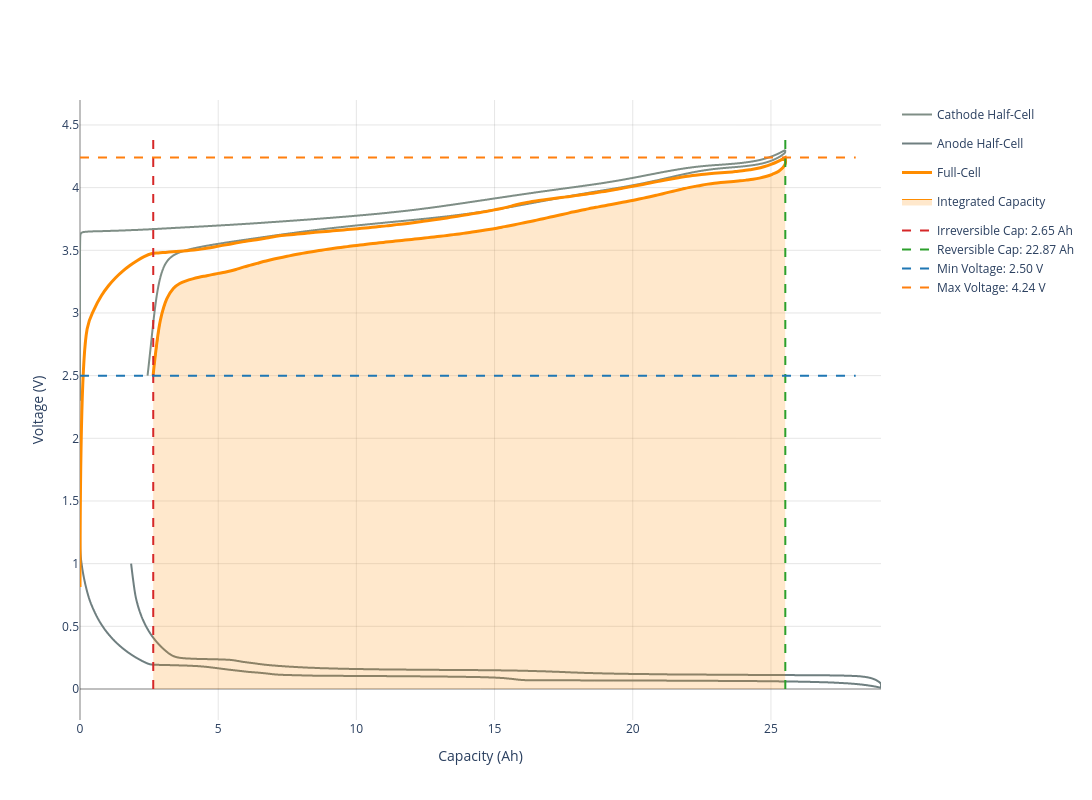

The notebook cell saved with this chart:
### Code cell
cell.maximum_operating_voltage = 4.25
cell.get_capacity_plot(width=1300, height=800).show()

### Figure 1 — Plotly figure (JSON) as saved in the notebook; plotly's stock layout.template omitted (floating-point values rounded to 4 significant figures; data arrays with more than 128 entries replaced by an {"elided": "..."} marker saying what was removed)
{"data": [{"customdata": {"elided": "5847 float values"}, "hovertemplate": "<b>Cathode</b><br>Capacity: %{x:.2f} mAh/cm²<br>Voltage: %{y:.3f} V<br>Direction: %{customdata}<extra></extra>", "line": {"color": "#7f8e86", "shape": "spline", "width": 2}, "mode": "lines", "name": "Cathode Half-Cell", "type": "scatter", "x": {"elided": "5847 float values"}, "y": {"elided": "5847 float values"}}, {"customdata": {"elided": "8341 float values"}, "hovertemplate": "<b>Anode</b><br>Capacity: %{x:.2f} mAh/cm²<br>Voltage: %{y:.3f} V<br>Direction: %{customdata}<extra></extra>", "line": {"color": "#6f7f80", "shape": "spline", "width": 2}, "mode": "lines", "name": "Anode Half-Cell", "type": "scatter", "x": {"elided": "8341 float values"}, "y": {"elided": "8341 float values"}}, {"customdata": {"elided": "201 float values"}, "hovertemplate": "<b>Full-Cell</b><br>Capacity: %{x:.2f} mAh/cm²<br>Voltage: %{y:.3f} V<br>Direction: %{customdata}<extra></extra>", "line": {"color": "#ff8c00", "shape": "spline", "width": 3}, "mode": "lines", "name": "Full-Cell", "type": "scatter", "x": {"elided": "201 float values"}, "y": {"elided": "201 float values"}}, {"fill": "tozeroy", "fillcolor": "rgba(255, 140, 0, 0.2)", "line": {"color": "#ff8c00", "width": 1}, "mode": "lines", "name": "Integrated Capacity", "type": "scatter", "x": [25.52, 25.28, 25.05, 24.82, 24.58, 24.35, 24.12, 23.88, 23.65, 23.42, 23.19, 22.95, 22.72, 22.49, 22.25, 22.02, 21.79, 21.55, 21.32, 21.09, 20.85, 20.62, 20.39, 20.16, 19.92, 19.69, 19.46, 19.22, 18.99, 18.76, 18.52, 18.29, 18.06, 17.83, 17.59, 17.36, 17.13, 16.89, 16.66, 16.43, 16.19, 15.96, 15.73, 15.49, 15.26, 15.03, 14.8, 14.56, 14.33, 14.1, 13.86, 13.63, 13.4, 13.16, 12.93, 12.7, 12.47, 12.23, 12.0, 11.77, 11.53, 11.3, 11.07, 10.83, 10.6, 10.37, 10.13, 9.902, 9.668, 9.435, 9.202, 8.969, 8.736, 8.503, 8.27, 8.037, 7.804, 7.571, 7.338, 7.105, 6.872, 6.639, 6.406, 6.173, 5.94, 5.707, 5.474, 5.241, 5.008, 4.774, 4.541, 4.308, 4.075, 3.842, 3.609, 3.376, 3.143, 2.91, 2.677, 2.647], "y": [4.189, 4.131, 4.106, 4.089, 4.076, 4.067, 4.06, 4.054, 4.05, 4.045, 4.04, 4.035, 4.028, 4.02, 4.01, 4.0, 3.988, 3.976, 3.964, 3.952, 3.939, 3.928, 3.916, 3.905, 3.895, 3.885, 3.876, 3.866, 3.856, 3.846, 3.837, 3.826, 3.816, 3.805, 3.793, 3.781, 3.77, 3.759, 3.747, 3.736, 3.725, 3.715, 3.704, 3.694, 3.685, 3.675, 3.666, 3.658, 3.65, 3.642, 3.635, 3.628, 3.622, 3.615, 3.609, 3.604, 3.598, 3.592, 3.587, 3.581, 3.576, 3.571, 3.566, 3.559, 3.554, 3.548, 3.542, 3.536, 3.529, 3.523, 3.516, 3.509, 3.501, 3.493, 3.484, 3.475, 3.466, 3.456, 3.445, 3.434, 3.423, 3.41, 3.396, 3.382, 3.368, 3.352, 3.336, 3.325, 3.316, 3.306, 3.296, 3.285, 3.272, 3.256, 3.235, 3.196, 3.114, 2.944, 2.57, 2.5]}, {"legendgroup": "guides", "line": {"color": "#d62728", "dash": "dash", "width": 2}, "mode": "lines", "name": "Irreversible Cap: 2.65 Ah", "showlegend": true, "type": "scatter", "x": [2.65, 2.65], "y": [0, 4.452]}, {"legendgroup": "guides", "line": {"color": "#2ca02c", "dash": "dash", "width": 2}, "mode": "lines", "name": "Reversible Cap: 22.87 Ah", "showlegend": true, "type": "scatter", "x": [25.52, 25.52], "y": [0, 4.452]}, {"legendgroup": "guides", "line": {"color": "#1f77b4", "dash": "dash", "width": 2}, "mode": "lines", "name": "Min Voltage: 2.50 V", "showlegend": true, "type": "scatter", "x": [0, 28.07], "y": [2.5, 2.5]}, {"legendgroup": "guides", "line": {"color": "#ff7f0e", "dash": "dash", "width": 2}, "mode": "lines", "name": "Max Voltage: 4.24 V", "showlegend": true, "type": "scatter", "x": [0, 28.07], "y": [4.24, 4.24]}], "layout": {"height": 800, "hovermode": "closest", "paper_bgcolor": "white", "plot_bgcolor": "white", "width": 1300, "xaxis": {"gridcolor": "rgba(128, 128, 128, 0.2)", "gridwidth": 1, "showgrid": true, "title": {"text": "Capacity (Ah)"}, "zeroline": true, "zerolinecolor": "rgba(0, 0, 0, 0.5)", "zerolinewidth": 1}, "yaxis": {"gridcolor": "rgba(128, 128, 128, 0.2)", "gridwidth": 1, "showgrid": true, "title": {"text": "Voltage (V)"}, "zeroline": true, "zerolinecolor": "rgba(0, 0, 0, 0.5)", "zerolinewidth": 1}}}
